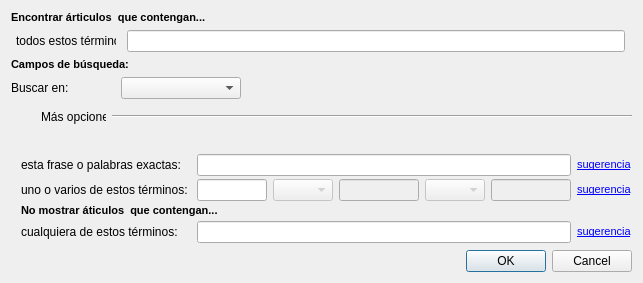
<?xml version="1.0" encoding="UTF-8"?>
<ui version="4.0">
 <class>AvanceSearchDialog</class>
 <widget class="QDialog" name="AvanceSearchDialog">
  <property name="geometry">
   <rect>
    <x>0</x>
    <y>0</y>
    <width>643</width>
    <height>283</height>
   </rect>
  </property>
  <property name="windowTitle">
   <string> Búsqueda avanzada</string>
  </property>
  <layout class="QVBoxLayout" name="verticalLayout">
   <item>
    <layout class="QHBoxLayout" name="horizontalLayout_2">
     <property name="sizeConstraint">
      <enum>QLayout::SetFixedSize</enum>
     </property>
     <item>
      <widget class="QLabel" name="label">
       <property name="sizePolicy">
        <sizepolicy hsizetype="Preferred" vsizetype="Fixed">
         <horstretch>0</horstretch>
         <verstretch>0</verstretch>
        </sizepolicy>
       </property>
       <property name="minimumSize">
        <size>
         <width>200</width>
         <height>0</height>
        </size>
       </property>
       <property name="maximumSize">
        <size>
         <width>16777215</width>
         <height>13</height>
        </size>
       </property>
       <property name="text">
        <string notr="true">&lt;!DOCTYPE HTML PUBLIC &quot;-//W3C//DTD HTML 4.0//EN&quot; &quot;http://www.w3.org/TR/REC-html40/strict.dtd&quot;&gt;
&lt;html&gt;&lt;head&gt;&lt;meta name=&quot;qrichtext&quot; content=&quot;1&quot; /&gt;&lt;style type=&quot;text/css&quot;&gt;
p, li { white-space: pre-wrap; }
&lt;/style&gt;&lt;/head&gt;&lt;body style=&quot; font-family:'MS Shell Dlg 2'; font-size:8.25pt; font-weight:400; font-style:normal;&quot;&gt;
&lt;p style=&quot; margin-top:0px; margin-bottom:0px; margin-left:0px; margin-right:0px; -qt-block-indent:0; text-indent:0px;&quot;&gt;&lt;span style=&quot; font-size:8pt; font-weight:600;&quot;&gt;Encontrar árticulos  que contengan...&lt;/span&gt;&lt;/p&gt;&lt;/body&gt;&lt;/html&gt;</string>
       </property>
      </widget>
     </item>
     <item>
      <spacer name="horizontalSpacer_2">
       <property name="orientation">
        <enum>Qt::Horizontal</enum>
       </property>
       <property name="sizeHint" stdset="0">
        <size>
         <width>40</width>
         <height>10</height>
        </size>
       </property>
      </spacer>
     </item>
    </layout>
   </item>
   <item>
    <layout class="QHBoxLayout" name="horizontalLayout_3">
     <item>
      <widget class="QLabel" name="label_2">
       <property name="sizePolicy">
        <sizepolicy hsizetype="Expanding" vsizetype="Preferred">
         <horstretch>0</horstretch>
         <verstretch>0</verstretch>
        </sizepolicy>
       </property>
       <property name="maximumSize">
        <size>
         <width>100</width>
         <height>20</height>
        </size>
       </property>
       <property name="text">
        <string notr="true">todos estos términos:</string>
       </property>
      </widget>
     </item>
     <item>
      <widget class="QLineEdit" name="MainQuery">
       <property name="maximumSize">
        <size>
         <width>498</width>
         <height>16777215</height>
        </size>
       </property>
      </widget>
     </item>
    </layout>
   </item>
   <item>
    <layout class="QHBoxLayout" name="horizontalLayout_8">
     <item>
      <widget class="QLabel" name="label_10">
       <property name="sizePolicy">
        <sizepolicy hsizetype="Expanding" vsizetype="Maximum">
         <horstretch>0</horstretch>
         <verstretch>0</verstretch>
        </sizepolicy>
       </property>
       <property name="maximumSize">
        <size>
         <width>16777215</width>
         <height>13</height>
        </size>
       </property>
       <property name="text">
        <string notr="true">&lt;!DOCTYPE HTML PUBLIC &quot;-//W3C//DTD HTML 4.0//EN&quot; &quot;http://www.w3.org/TR/REC-html40/strict.dtd&quot;&gt;
&lt;html&gt;&lt;head&gt;&lt;meta name=&quot;qrichtext&quot; content=&quot;1&quot; /&gt;&lt;style type=&quot;text/css&quot;&gt;
p, li { white-space: pre-wrap; }
&lt;/style&gt;&lt;/head&gt;&lt;body style=&quot; font-family:'MS Shell Dlg 2'; font-size:8.25pt; font-weight:400; font-style:normal;&quot;&gt;
&lt;p style=&quot; margin-top:0px; margin-bottom:0px; margin-left:0px; margin-right:0px; -qt-block-indent:0; text-indent:0px;&quot;&gt;&lt;span style=&quot; font-weight:600;&quot;&gt;Campos de búsqueda:&lt;/span&gt;&lt;/p&gt;&lt;/body&gt;&lt;/html&gt;</string>
       </property>
      </widget>
     </item>
     <item>
      <spacer name="horizontalSpacer_4">
       <property name="orientation">
        <enum>Qt::Horizontal</enum>
       </property>
       <property name="sizeHint" stdset="0">
        <size>
         <width>488</width>
         <height>10</height>
        </size>
       </property>
      </spacer>
     </item>
    </layout>
   </item>
   <item>
    <layout class="QHBoxLayout" name="horizontalLayout_9">
     <item>
      <widget class="QLabel" name="label_11">
       <property name="sizePolicy">
        <sizepolicy hsizetype="Expanding" vsizetype="Preferred">
         <horstretch>0</horstretch>
         <verstretch>0</verstretch>
        </sizepolicy>
       </property>
       <property name="minimumSize">
        <size>
         <width>104</width>
         <height>13</height>
        </size>
       </property>
       <property name="maximumSize">
        <size>
         <width>100</width>
         <height>20</height>
        </size>
       </property>
       <property name="text">
        <string notr="true">Buscar en:</string>
       </property>
      </widget>
     </item>
     <item>
      <widget class="QComboBox" name="Fields">
       <property name="minimumSize">
        <size>
         <width>120</width>
         <height>0</height>
        </size>
       </property>
       <property name="maximumSize">
        <size>
         <width>65535</width>
         <height>16777215</height>
        </size>
       </property>
      </widget>
     </item>
     <item>
      <spacer name="horizontalSpacer">
       <property name="orientation">
        <enum>Qt::Horizontal</enum>
       </property>
       <property name="sizeHint" stdset="0">
        <size>
         <width>180</width>
         <height>10</height>
        </size>
       </property>
      </spacer>
     </item>
    </layout>
   </item>
   <item>
    <layout class="QHBoxLayout" name="horizontalLayout">
     <item>
      <widget class="QToolButton" name="MoreButton">
       <property name="text">
        <string notr="true"/>
       </property>
       <property name="icon">
        <iconset resource="recursos.qrc">
         <normaloff>:/images/folding/chevron-expand.png</normaloff>:/images/folding/chevron-expand.png</iconset>
       </property>
       <property name="checkable">
        <bool>false</bool>
       </property>
       <property name="autoRaise">
        <bool>true</bool>
       </property>
      </widget>
     </item>
     <item>
      <widget class="QLabel" name="label_12">
       <property name="minimumSize">
        <size>
         <width>20</width>
         <height>0</height>
        </size>
       </property>
       <property name="text">
        <string>Más opciones</string>
       </property>
      </widget>
     </item>
     <item>
      <widget class="Line" name="line">
       <property name="minimumSize">
        <size>
         <width>520</width>
         <height>0</height>
        </size>
       </property>
       <property name="orientation">
        <enum>Qt::Horizontal</enum>
       </property>
      </widget>
     </item>
    </layout>
   </item>
   <item>
    <spacer name="verticalSpacer">
     <property name="orientation">
      <enum>Qt::Vertical</enum>
     </property>
     <property name="sizeType">
      <enum>QSizePolicy::Expanding</enum>
     </property>
     <property name="sizeHint" stdset="0">
      <size>
       <width>17</width>
       <height>1</height>
      </size>
     </property>
    </spacer>
   </item>
   <item>
    <widget class="QFrame" name="frame1">
     <property name="sizePolicy">
      <sizepolicy hsizetype="Expanding" vsizetype="Fixed">
       <horstretch>0</horstretch>
       <verstretch>0</verstretch>
      </sizepolicy>
     </property>
     <property name="minimumSize">
      <size>
       <width>0</width>
       <height>100</height>
      </size>
     </property>
     <widget class="QWidget" name="layoutWidget">
      <property name="geometry">
       <rect>
        <x>10</x>
        <y>10</y>
        <width>611</width>
        <height>22</height>
       </rect>
      </property>
      <layout class="QHBoxLayout" name="horizontalLayout_4">
       <item>
        <widget class="QLabel" name="label_3">
         <property name="minimumSize">
          <size>
           <width>170</width>
           <height>0</height>
          </size>
         </property>
         <property name="text">
          <string notr="true">esta frase o palabras exactas:</string>
         </property>
        </widget>
       </item>
       <item>
        <widget class="QLineEdit" name="ExactQuery">
         <property name="maximumSize">
          <size>
           <width>498</width>
           <height>16777215</height>
          </size>
         </property>
        </widget>
       </item>
       <item>
        <widget class="QLabel" name="label_5">
         <property name="text">
          <string notr="true">&lt;!DOCTYPE HTML PUBLIC &quot;-//W3C//DTD HTML 4.0//EN&quot; &quot;http://www.w3.org/TR/REC-html40/strict.dtd&quot;&gt;
&lt;html&gt;&lt;head&gt;&lt;meta name=&quot;qrichtext&quot; content=&quot;1&quot; /&gt;&lt;style type=&quot;text/css&quot;&gt;
p, li { white-space: pre-wrap; }
&lt;/style&gt;&lt;/head&gt;&lt;body style=&quot; font-family:'MS Shell Dlg 2'; font-size:8.25pt; font-weight:400; font-style:normal;&quot;&gt;
&lt;p style=&quot; margin-top:0px; margin-bottom:0px; margin-left:0px; margin-right:0px; -qt-block-indent:0; text-indent:0px;&quot;&gt;&lt;a href=&quot;#&quot;&gt;&lt;span style=&quot; text-decoration: underline; color:#0000ff;&quot;&gt;sugerencia&lt;/span&gt;&lt;/a&gt;&lt;/p&gt;&lt;/body&gt;&lt;/html&gt;</string>
         </property>
        </widget>
       </item>
      </layout>
     </widget>
     <widget class="QWidget" name="layoutWidget">
      <property name="geometry">
       <rect>
        <x>10</x>
        <y>35</y>
        <width>611</width>
        <height>22</height>
       </rect>
      </property>
      <layout class="QHBoxLayout" name="horizontalLayout_5">
       <item>
        <widget class="QLabel" name="label_4">
         <property name="minimumSize">
          <size>
           <width>170</width>
           <height>0</height>
          </size>
         </property>
         <property name="maximumSize">
          <size>
           <width>150</width>
           <height>16777215</height>
          </size>
         </property>
         <property name="text">
          <string notr="true">uno o varios de estos términos:</string>
         </property>
         <property name="alignment">
          <set>Qt::AlignLeading|Qt::AlignLeft|Qt::AlignVCenter</set>
         </property>
         <property name="margin">
          <number>0</number>
         </property>
        </widget>
       </item>
       <item>
        <widget class="QLineEdit" name="QueryTerm1">
         <property name="minimumSize">
          <size>
           <width>50</width>
           <height>0</height>
          </size>
         </property>
         <property name="maximumSize">
          <size>
           <width>85</width>
           <height>16777215</height>
          </size>
         </property>
        </widget>
       </item>
       <item>
        <widget class="QComboBox" name="LOperator1">
         <property name="enabled">
          <bool>false</bool>
         </property>
         <property name="minimumSize">
          <size>
           <width>60</width>
           <height>0</height>
          </size>
         </property>
         <property name="maximumSize">
          <size>
           <width>50</width>
           <height>16777215</height>
          </size>
         </property>
        </widget>
       </item>
       <item>
        <widget class="QLineEdit" name="QueryTerm2">
         <property name="enabled">
          <bool>false</bool>
         </property>
         <property name="minimumSize">
          <size>
           <width>80</width>
           <height>0</height>
          </size>
         </property>
         <property name="maximumSize">
          <size>
           <width>85</width>
           <height>16777215</height>
          </size>
         </property>
        </widget>
       </item>
       <item>
        <widget class="QComboBox" name="LOperator2">
         <property name="enabled">
          <bool>false</bool>
         </property>
         <property name="minimumSize">
          <size>
           <width>60</width>
           <height>0</height>
          </size>
         </property>
         <property name="maximumSize">
          <size>
           <width>50</width>
           <height>16777215</height>
          </size>
         </property>
        </widget>
       </item>
       <item>
        <widget class="QLineEdit" name="QueryTerm3">
         <property name="enabled">
          <bool>false</bool>
         </property>
         <property name="minimumSize">
          <size>
           <width>80</width>
           <height>0</height>
          </size>
         </property>
         <property name="maximumSize">
          <size>
           <width>80</width>
           <height>16777215</height>
          </size>
         </property>
        </widget>
       </item>
       <item>
        <widget class="QLabel" name="label_6">
         <property name="text">
          <string notr="true">&lt;!DOCTYPE HTML PUBLIC &quot;-//W3C//DTD HTML 4.0//EN&quot; &quot;http://www.w3.org/TR/REC-html40/strict.dtd&quot;&gt;
&lt;html&gt;&lt;head&gt;&lt;meta name=&quot;qrichtext&quot; content=&quot;1&quot; /&gt;&lt;style type=&quot;text/css&quot;&gt;
p, li { white-space: pre-wrap; }
&lt;/style&gt;&lt;/head&gt;&lt;body style=&quot; font-family:'MS Shell Dlg 2'; font-size:8.25pt; font-weight:400; font-style:normal;&quot;&gt;
&lt;p style=&quot; margin-top:0px; margin-bottom:0px; margin-left:0px; margin-right:0px; -qt-block-indent:0; text-indent:0px;&quot;&gt;&lt;a href=&quot;#&quot;&gt;&lt;span style=&quot; text-decoration: underline; color:#0000ff;&quot;&gt;sugerencia&lt;/span&gt;&lt;/a&gt;&lt;/p&gt;&lt;/body&gt;&lt;/html&gt;</string>
         </property>
        </widget>
       </item>
      </layout>
     </widget>
     <widget class="QWidget" name="layoutWidget">
      <property name="geometry">
       <rect>
        <x>10</x>
        <y>56</y>
        <width>611</width>
        <height>22</height>
       </rect>
      </property>
      <layout class="QHBoxLayout" name="horizontalLayout_6">
       <item>
        <widget class="QLabel" name="label_7">
         <property name="sizePolicy">
          <sizepolicy hsizetype="Maximum" vsizetype="Fixed">
           <horstretch>0</horstretch>
           <verstretch>0</verstretch>
          </sizepolicy>
         </property>
         <property name="text">
          <string notr="true">&lt;!DOCTYPE HTML PUBLIC &quot;-//W3C//DTD HTML 4.0//EN&quot; &quot;http://www.w3.org/TR/REC-html40/strict.dtd&quot;&gt;
&lt;html&gt;&lt;head&gt;&lt;meta name=&quot;qrichtext&quot; content=&quot;1&quot; /&gt;&lt;style type=&quot;text/css&quot;&gt;
p, li { white-space: pre-wrap; }
&lt;/style&gt;&lt;/head&gt;&lt;body style=&quot; font-family:'MS Shell Dlg 2'; font-size:8.25pt; font-weight:400; font-style:normal;&quot;&gt;
&lt;p style=&quot; margin-top:0px; margin-bottom:0px; margin-left:0px; margin-right:0px; -qt-block-indent:0; text-indent:0px;&quot;&gt;&lt;span style=&quot; font-size:8pt; font-weight:600;&quot;&gt;No mostrar áticulos  que contengan...&lt;/span&gt;&lt;/p&gt;&lt;/body&gt;&lt;/html&gt;</string>
         </property>
        </widget>
       </item>
       <item>
        <spacer name="horizontalSpacer_3">
         <property name="orientation">
          <enum>Qt::Horizontal</enum>
         </property>
         <property name="sizeHint" stdset="0">
          <size>
           <width>398</width>
           <height>20</height>
          </size>
         </property>
        </spacer>
       </item>
      </layout>
     </widget>
     <widget class="QWidget" name="layoutWidget">
      <property name="geometry">
       <rect>
        <x>10</x>
        <y>77</y>
        <width>611</width>
        <height>22</height>
       </rect>
      </property>
      <layout class="QHBoxLayout" name="horizontalLayout_7">
       <item>
        <widget class="QLabel" name="label_8">
         <property name="minimumSize">
          <size>
           <width>170</width>
           <height>0</height>
          </size>
         </property>
         <property name="text">
          <string notr="true">cualquiera de estos términos:</string>
         </property>
        </widget>
       </item>
       <item>
        <widget class="QLineEdit" name="RejectTermQuery">
         <property name="maximumSize">
          <size>
           <width>498</width>
           <height>16777215</height>
          </size>
         </property>
        </widget>
       </item>
       <item>
        <widget class="QLabel" name="label_9">
         <property name="text">
          <string notr="true">&lt;!DOCTYPE HTML PUBLIC &quot;-//W3C//DTD HTML 4.0//EN&quot; &quot;http://www.w3.org/TR/REC-html40/strict.dtd&quot;&gt;
&lt;html&gt;&lt;head&gt;&lt;meta name=&quot;qrichtext&quot; content=&quot;1&quot; /&gt;&lt;style type=&quot;text/css&quot;&gt;
p, li { white-space: pre-wrap; }
&lt;/style&gt;&lt;/head&gt;&lt;body style=&quot; font-family:'MS Shell Dlg 2'; font-size:8.25pt; font-weight:400; font-style:normal;&quot;&gt;
&lt;p style=&quot; margin-top:0px; margin-bottom:0px; margin-left:0px; margin-right:0px; -qt-block-indent:0; text-indent:0px;&quot;&gt;&lt;a href=&quot;#&quot;&gt;&lt;span style=&quot; text-decoration: underline; color:#0000ff;&quot;&gt;sugerencia&lt;/span&gt;&lt;/a&gt;&lt;/p&gt;&lt;/body&gt;&lt;/html&gt;</string>
         </property>
        </widget>
       </item>
      </layout>
     </widget>
    </widget>
   </item>
   <item>
    <widget class="QDialogButtonBox" name="buttonBox">
     <property name="orientation">
      <enum>Qt::Horizontal</enum>
     </property>
     <property name="standardButtons">
      <set>QDialogButtonBox::Cancel|QDialogButtonBox::Ok</set>
     </property>
    </widget>
   </item>
  </layout>
 </widget>
 <resources>
  <include location="recursos.qrc"/>
 </resources>
 <connections>
  <connection>
   <sender>buttonBox</sender>
   <signal>accepted()</signal>
   <receiver>AvanceSearchDialog</receiver>
   <slot>accept()</slot>
   <hints>
    <hint type="sourcelabel">
     <x>327</x>
     <y>262</y>
    </hint>
    <hint type="destinationlabel">
     <x>327</x>
     <y>141</y>
    </hint>
   </hints>
  </connection>
  <connection>
   <sender>buttonBox</sender>
   <signal>rejected()</signal>
   <receiver>AvanceSearchDialog</receiver>
   <slot>reject()</slot>
   <hints>
    <hint type="sourcelabel">
     <x>327</x>
     <y>262</y>
    </hint>
    <hint type="destinationlabel">
     <x>327</x>
     <y>141</y>
    </hint>
   </hints>
  </connection>
 </connections>
</ui>
